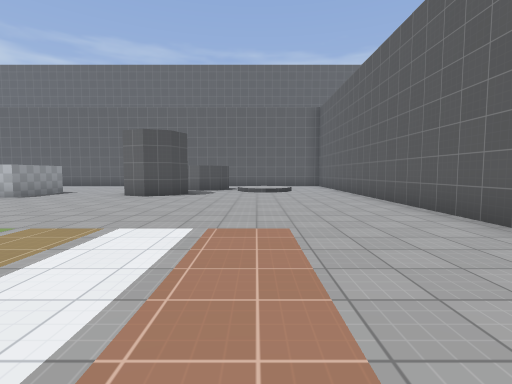
View 1 (above)

24 first-person views from a walk through a level from a Godot 3-D game. The camera is 1.4 m above the floor, tilts 4° down and sees 85° across. The floor is counted in squares, 2 m on a side. Each view is taken from the middle of a square. On the plan, view 1 faces up. The plan holds only what a view shows up to about 9 squares ahead; the rest is blank. Some surface patterns are stand-ins.

View 2
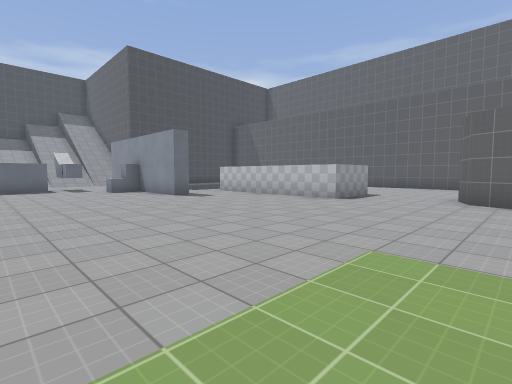

View 3
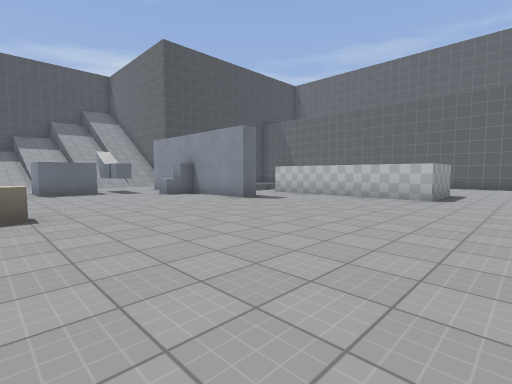

View 4
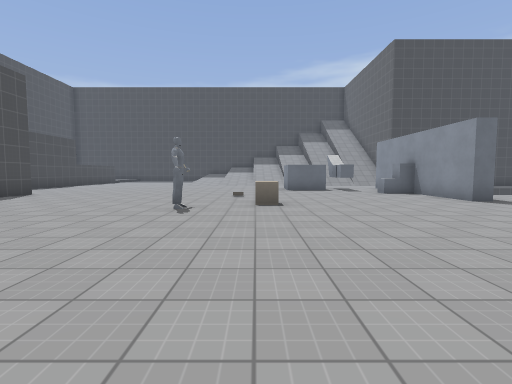

View 5
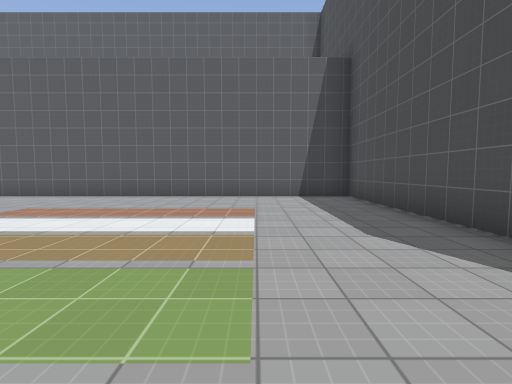

View 6
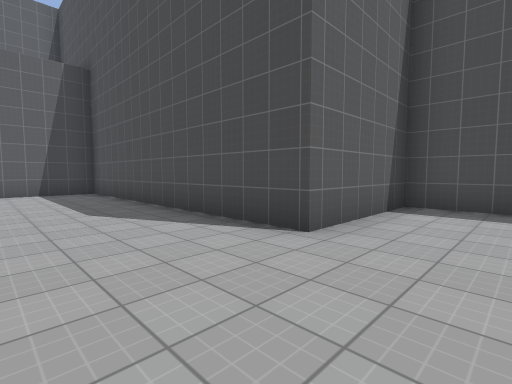

View 7
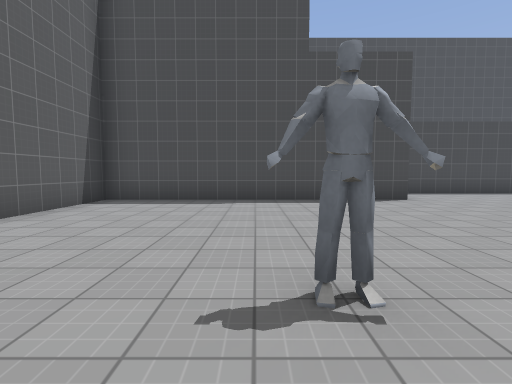

View 8
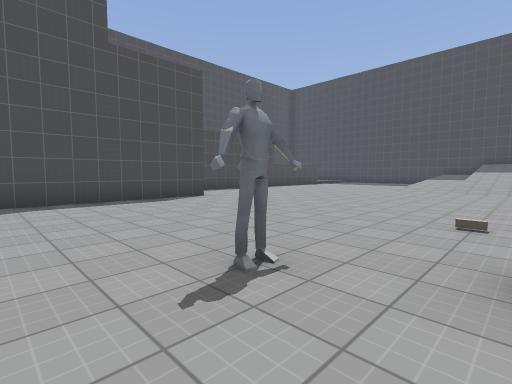

View 9
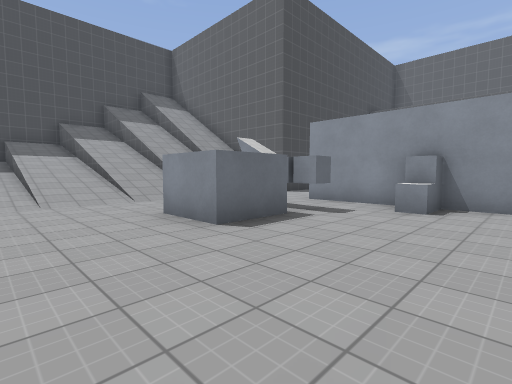

View 10
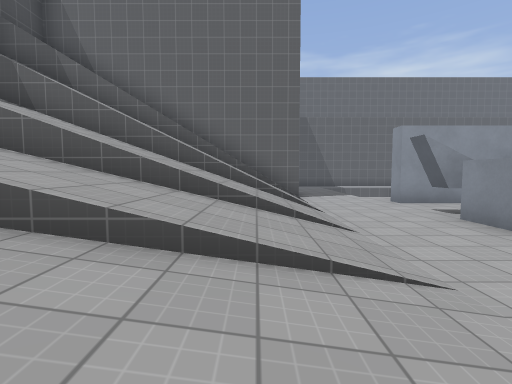

View 11
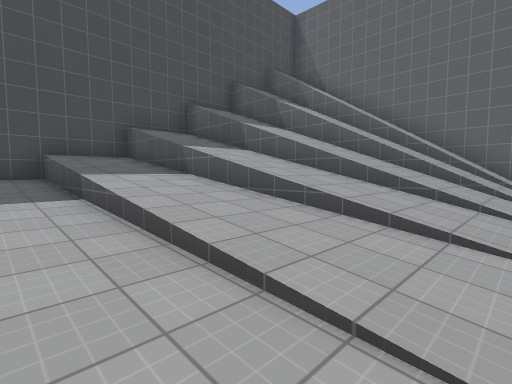

View 12
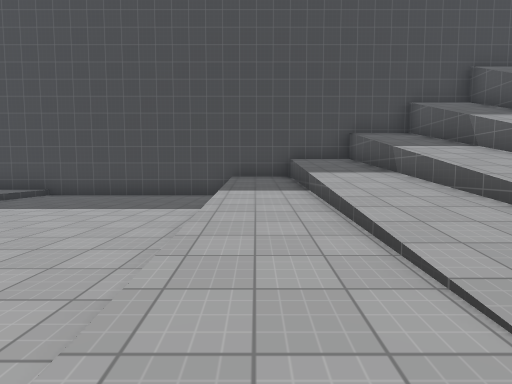

View 13
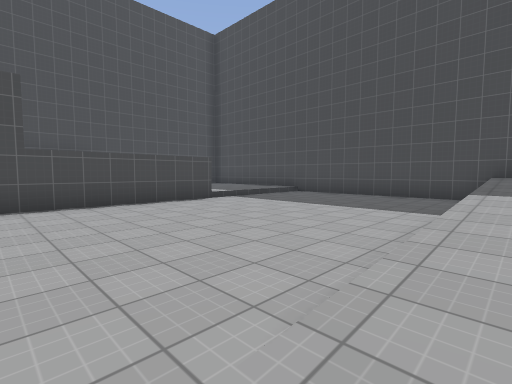

View 14
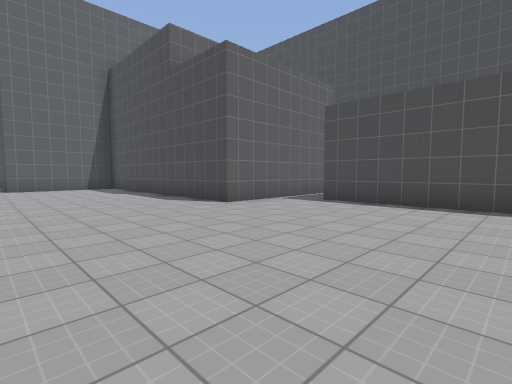

View 15
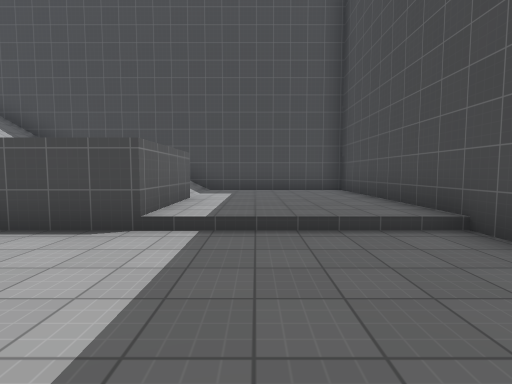

View 16
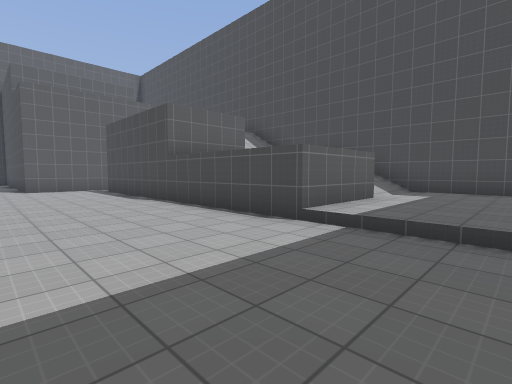

View 17
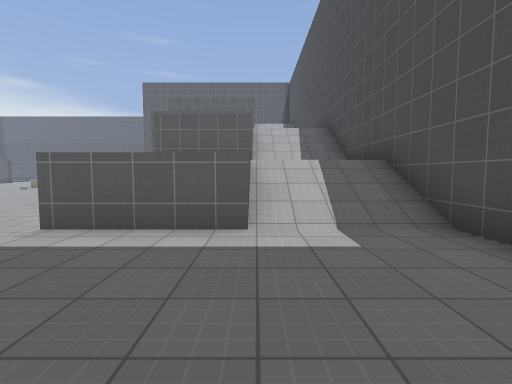

View 18
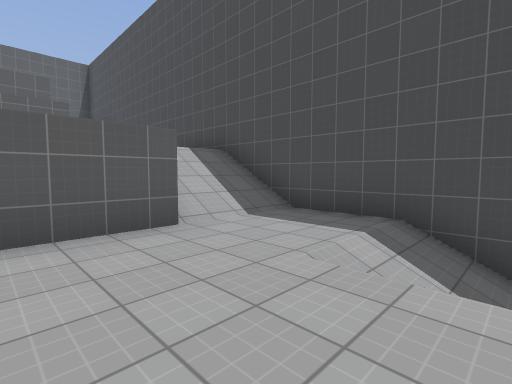

View 19
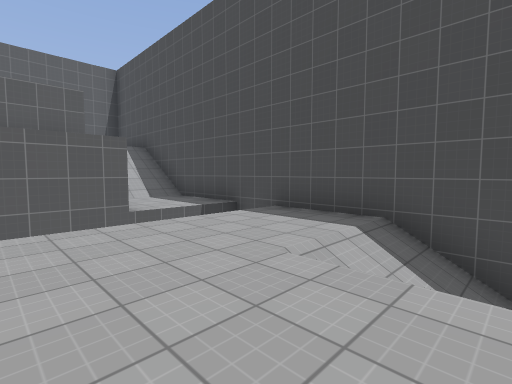

View 20
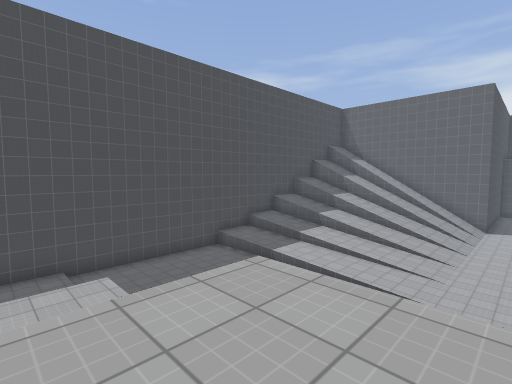

View 21
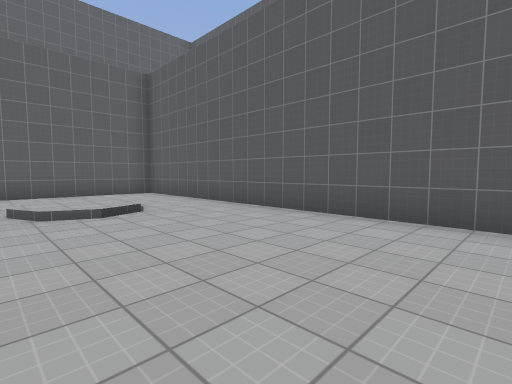

View 22
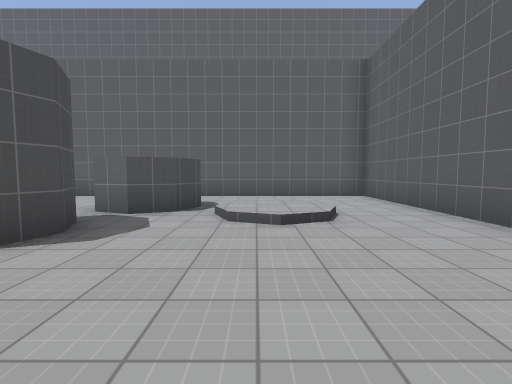

View 23
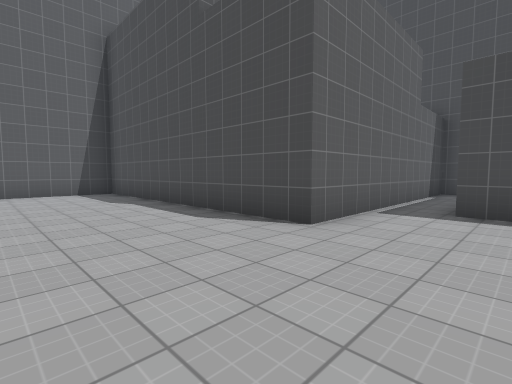

View 24
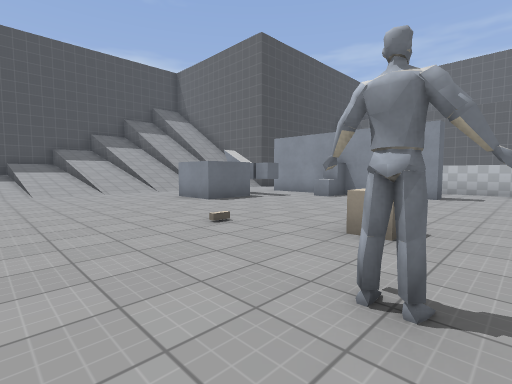

### Floor plan
Key: @ floor where view 1 was taken; # wall or solid block; . main floor; : floor 0.25 m higher than the main floor; + floor 1 m higher than the main floor; * floor 2.25 m higher than the main floor; % floor 4.75 m higher than the main floor; / step, stairs or slope; = window, fence, low wall or low ledge; v drop or lower ground; B block.
Columns run from 27 left of view 1 to 4 right of it. Each row starts with its distance up from view 1.
 15                               ##
 14                           .....#
 13                           .....#
 12                      ..  #.....#
 11                     ... ##.:/..#
 10                     ... #..//..#
  9                     #..##......#
  8                 #####..........#
  7 #########...   ................#
  6 #   /////..######..............#
  5 #////////....#.................#
  4 #////////..##..................#
  3 #////////......................#
  2 #////////..##..................#
  1 #////////......................#
  0 #////////........B.........@...#
 -1 #////////........#.............#
 -2 #=///////......................#
 -3 #+//////.......................#
 -4 #.....................##########
 -5 #.....................#
 -6 #.....................#
 -7 #.....................#
 -8 #.............v########
 -9 #.............##
-10 #::::****%%%%/#
-11 #::::****%%%%/#
-12 #::::=/**#=%%/#
-13 #:::://**//%%/#
-14 #:::://**//%%/#
-15 ###############

Positions as (right, up) in squares from view 1, and headings:
1: (0, 0), facing up
2: (-3, 1), facing up-left
3: (-5, 0), facing up-left
4: (-4, 0), facing left
5: (-5, -1), facing right
6: (-7, -1), facing down-right
7: (-9, 0), facing down
8: (-8, 0), facing down-left
9: (-12, -1), facing up-left
10: (-20, -2), facing up
11: (-19, -3), facing up-left
12: (-18, -3), facing left
13: (-18, -3), facing down-left
14: (-18, -3), facing down-right
15: (-24, -6), facing down
16: (-25, -6), facing down-right
17: (-26, -12), facing right
18: (-22, -10), facing down-right
19: (-18, -10), facing down-right
20: (-17, -11), facing up-left
21: (-1, 5), facing up-right
22: (0, 6), facing up
23: (-15, -4), facing down-right
24: (-9, -3), facing up-left
